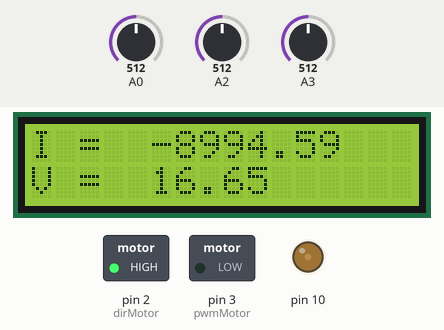
Simulated run of this sketch. Board: Arduino Uno, built with avr-gcc and run on an emulated ATmega328P. On the bench: 16×2 character LCD, switched loads named in the sketch (green lamp = pin HIGH), output pins drawn as LEDs (lit = HIGH). The inputs (shaded band) are chosen by the test bench; at power-on: A2 = 512, A0 = 512, A3 = 512.

Above: at 1.2 s.
1.3 s: A2 set to 319
At 2.7 s:
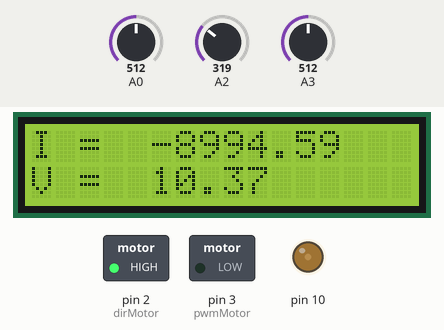
3.0 s: A2 set to 298
At 4.2 s:
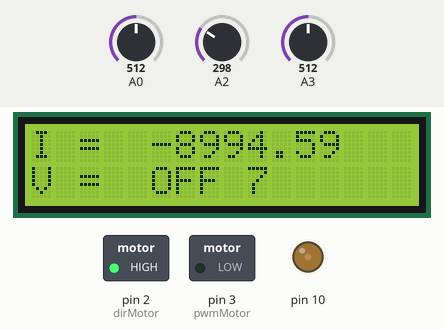
4.5 s: A0 set to 734
6.0 s: A0 set to 762
At 7.2 s:
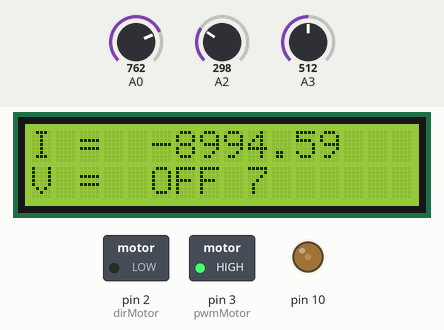
7.6 s: A3 set to 716
At 8.7 s:
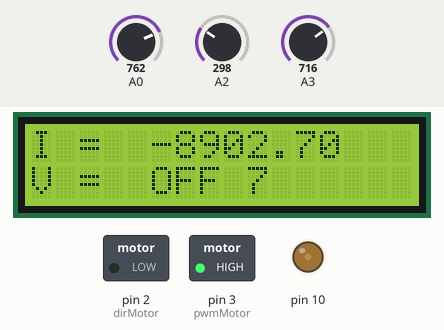
9.1 s: A2 set to 511
At 10.1 s:
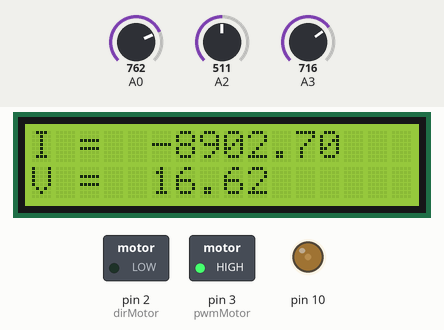
Timing chart, 0 to 11.6 s (numbered marks = the images above; inputs shaded):
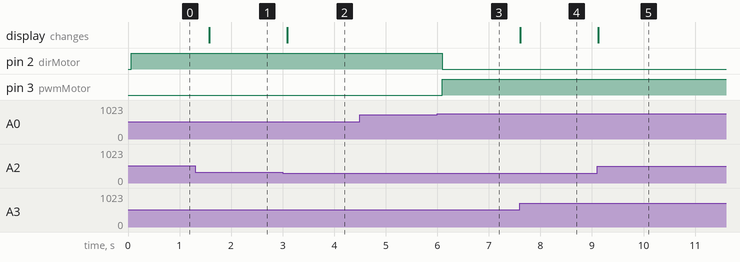

The sketch:

Main.ino
```cpp
#include <LiquidCrystal.h>

LiquidCrystal lcd(8, 9, 4, 5, 6, 7);
int lcd_key = 0;
int adc_key_in = 0;

#define btnRIGHT 0
#define btnUP 1
#define btnDOWN 2
#define btnLEFT 3
#define btnSELECT 4
#define btnNONE 5
#define dirMotor 2
#define pwmMotor 3

float Voltage = 0;
float Current = 0;
float vRead = 0;
float R1 = 30000;
float R2 = 3300;
float iRead = 0;
int mVperAmp = 185;
int ACSoffset = 1650;

int read_LCD_buttons() {
    adc_key_in = analogRead(0);
    if (adc_key_in > 1022) return btnNONE;
    if (adc_key_in < 50) return btnRIGHT;
    if (adc_key_in < 250) return btnUP;
    if (adc_key_in < 450) return btnDOWN;
    if (adc_key_in < 750) return btnLEFT;
    if (adc_key_in < 1019) return btnSELECT;
    return btnNONE;
}

void setup() {
    lcd.begin(16, 2);
    lcd.setCursor(0, 0);
    lcd.print("I = ");
    lcd.setCursor(0, 1);
    lcd.print("V = ");
    pinMode(10, OUTPUT);
    analogWrite(10, 50);
    pinMode(dirMotor, OUTPUT);
    pinMode(pwmMotor, OUTPUT);
}

void loop() {
    lcd_key = read_LCD_buttons();

    if (lcd_key == btnSELECT) {
        digitalWrite(dirMotor, LOW);
        digitalWrite(pwmMotor, HIGH);
    } else {
        digitalWrite(dirMotor, HIGH);
        digitalWrite(pwmMotor, LOW);
    }

    iRead = analogRead(11) * 3300 / 1024;
    Current = ((iRead - ACSoffset) / mVperAmp) * 1000;

    vRead = analogRead(10) * 3.3 / 1024;
    Voltage = vRead / (R2 / (R1 + R2));

    lcd.setCursor(5, 0);
    lcd.print(Current);

    if (Voltage > 10) {
        lcd.setCursor(5, 1);
        lcd.print(Voltage);
    } else {
        lcd.setCursor(5, 1);
        lcd.print("OFF ");
    }

    delay(500);
}
```

Measured:
- the behaviour switches between 308 and 307 on A2 (found by bisection; images 1 and 2)
- the behaviour switches between 749 and 750 on A0 (found by bisection; images 2 and 3)
- after the input at 1.3 s, the display: changes after 0.28 s (image 1)
- after the input at 3.0 s, the display: changes after 0.09 s (image 2)
- after the input at 4.5 s, every drawn part: stays the same
- after the input at 6.0 s, pin 2 (dirMotor): HIGH → LOW after 0.10 s; pin 3 (pwmMotor): LOW → HIGH after 0.10 s
- after the input at 7.6 s, the display: changes at once (image 4)
- after the input at 9.1 s, the display: changes at once (image 5)
